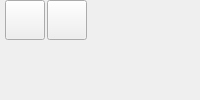
       <widget class="QWidget" name="tab_3">
        <attribute name="title">
         <string>显示数据</string>
        </attribute>
        <layout class="QGridLayout" name="gridLayout_3">
         <property name="leftMargin">
          <number>0</number>
         </property>
         <property name="topMargin">
          <number>0</number>
         </property>
         <property name="rightMargin">
          <number>0</number>
         </property>
         <property name="bottomMargin">
          <number>0</number>
         </property>
         <property name="spacing">
          <number>0</number>
         </property>
         <item row="0" column="0">
          <widget class="QWidget" name="widget_show" native="true">
           <layout class="QVBoxLayout" name="verticalLayout_9">
            <property name="spacing">
             <number>0</number>
            </property>
            <property name="leftMargin">
             <number>0</number>
            </property>
            <property name="topMargin">
             <number>0</number>
            </property>
            <property name="rightMargin">
             <number>0</number>
            </property>
            <property name="bottomMargin">
             <number>0</number>
            </property>
            <item>
             <widget class="QWidget" name="gImage" native="true">
              <property name="sizePolicy">
               <sizepolicy hsizetype="Preferred" vsizetype="Fixed">
                <horstretch>0</horstretch>
                <verstretch>0</verstretch>
               </sizepolicy>
              </property>
              <property name="minimumSize">
               <size>
                <width>0</width>
                <height>40</height>
               </size>
              </property>
              <property name="maximumSize">
               <size>
                <width>16777215</width>
                <height>16777215</height>
               </size>
              </property>
              <property name="font">
               <font>
                <family>微软雅黑</family>
                <pointsize>9</pointsize>
               </font>
              </property>
              <layout class="QHBoxLayout" name="horizontalLayout_10" stretch="0,0,1">
               <property name="spacing">
                <number>2</number>
               </property>
               <property name="leftMargin">
                <number>5</number>
               </property>
               <property name="topMargin">
                <number>0</number>
               </property>
               <property name="rightMargin">
                <number>0</number>
               </property>
               <property name="bottomMargin">
                <number>0</number>
               </property>
               <item>
                <widget class="QPushButton" name="btnADD_2">
                 <property name="sizePolicy">
                  <sizepolicy hsizetype="Preferred" vsizetype="Fixed">
                   <horstretch>0</horstretch>
                   <verstretch>0</verstretch>
                  </sizepolicy>
                 </property>
                 <property name="minimumSize">
                  <size>
                   <width>40</width>
                   <height>40</height>
                  </size>
                 </property>
                 <property name="contextMenuPolicy">
                  <enum>Qt::CustomContextMenu</enum>
                 </property>
                 <property name="icon">
                  <iconset resource="../../../QApplication/saribbonresouce.qrc">
                   <normaloff>:/skin/icon/icon/icons/light/appbar.add.png</normaloff>:/skin/icon/icon/icons/light/appbar.add.png</iconset>
                 </property>
                </widget>
               </item>
               <item>
                <widget class="QPushButton" name="btnDelete_2">
                 <property name="sizePolicy">
                  <sizepolicy hsizetype="Preferred" vsizetype="Preferred">
                   <horstretch>0</horstretch>
                   <verstretch>0</verstretch>
                  </sizepolicy>
                 </property>
                 <property name="minimumSize">
                  <size>
                   <width>40</width>
                   <height>40</height>
                  </size>
                 </property>
                 <property name="icon">
                  <iconset resource="../../../QApplication/saribbonresouce.qrc">
                   <normaloff>:/skin/icon/icon/icons/light/delete.png</normaloff>:/skin/icon/icon/icons/light/delete.png</iconset>
                 </property>
                </widget>
               </item>
               <item>
                <spacer name="horizontalSpacer_6">
                 <property name="orientation">
                  <enum>Qt::Horizontal</enum>
                 </property>
                 <property name="sizeHint" stdset="0">
                  <size>
                   <width>40</width>
                   <height>20</height>
                  </size>
                 </property>
                </spacer>
               </item>
              </layout>
             </widget>
            </item>
            <item>
             <widget class="QWidget" name="widget_Show" native="true">
              <layout class="QGridLayout" name="ShowLayout">
               <property name="leftMargin">
                <number>0</number>
               </property>
               <property name="topMargin">
                <number>0</number>
               </property>
               <property name="rightMargin">
                <number>0</number>
               </property>
               <property name="bottomMargin">
                <number>0</number>
               </property>
               <property name="spacing">
                <number>0</number>
               </property>
              </layout>
             </widget>
            </item>
           </layout>
           <zorder>widget_Show</zorder>
           <zorder>gImage</zorder>
          </widget>
         </item>
        </layout>
       </widget>
